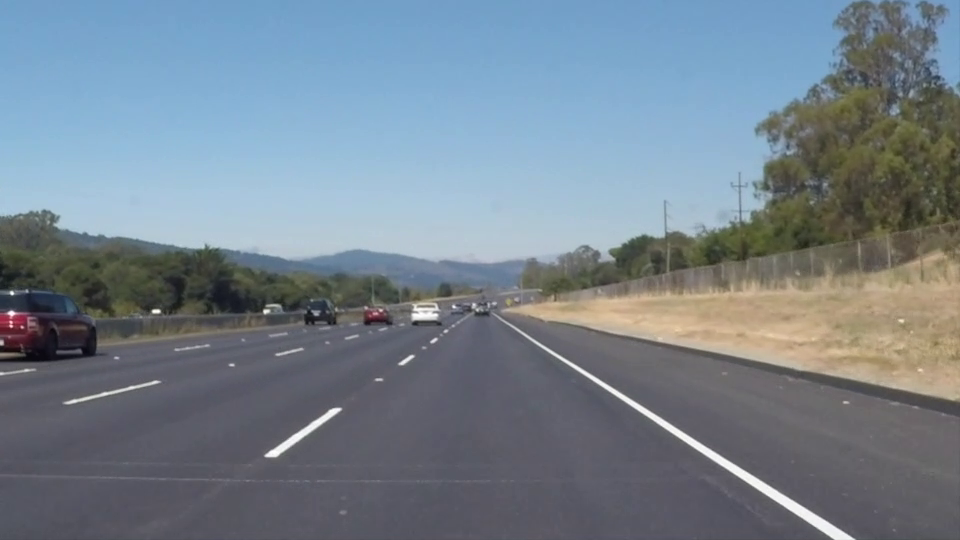
#> input picture frame 22 of OpenCv ie Görüntü İşleme 3/3.Bölüm/car8.mp4, 960 x 540 px
$ python 'Şerit_Tespiti2.py'
#> lines starting #> are read from the running program, lines starting #| are printed output that depends on the picture; after the words box and inside, x2 and y2 are one past the last pixel; in counts of white or black regions, pixels touching at a corner belong together
# -*- coding: utf-8 -*-
"""
@author: Asli Toplu
"""
import cv2
import numpy as np

cam = cv2.VideoCapture("car8.mp4")
x, y = int(cam.get(3)),int(cam.get(4))
sapma = 0
k = []
k2 = []

def crop_ver(image, sapma=sapma):
    """
    Parameters
    ----------
    image : TYPE
        DESCRIPTION.
    sapma : TYPE, optional
        DESCRIPTION. The default is sapma.

    Returns
    -------
    value : TYPE
        DESCRIPTION.

    """
    x,y = image.shape[:2]
    value= np.array([
        [(sapma,x-sapma),(int((y*3.5)/8),int(x*0.6)),
         (int((y*4.5)/8),int(x*0.6)),(y,x-sapma)]],np.int32)
    return value

def new_crop(line_l, line_r):
    try:
        lx1, ly1, lx2, ly2 = line_l
        rx1, ry1, rx2, ry2 = line_r
        value= np.array([
            [(lx1,ly1),(lx2,ly2),
             (rx1, ry1),(rx2,ry2)]],np.int32)
    except:
        value= np.array([
            [(0,0),(0,0),
             (0, 0),(0,0)]],np.int32)
        return value
    return value

def crop_al(image, value):
    x,y = image.shape[:2]
    mask = np.zeros(shape = (x, y), dtype=np.uint8)
    mask = cv2.fillPoly(mask, value, 255)
    masked = cv2.bitwise_and(image, image, mask=mask)
    return masked

def edge_filtre(image):
    image = cv2.erode(image, np.ones((1,9), np.uint8))
    image = cv2.dilate(image, np.ones((3,9), np.uint8))
    image = cv2.medianBlur(image, 9)
    image = cv2.Canny(image,0,200)
    return image

def draw_polylines(img, matris):
    dst = np.array([[matris[0][1,0],matris[0][1,1]],
                    [matris[0][0,0],matris[0][0,1]],
                    [matris[0][3,0],matris[0][3,1]],
                    [matris[0][2,0],matris[0][2,1]]],np.int32)
    cv2.polylines(img, [dst], True, (0,200,200), 2)
    return img

def hough(image, threshold=20):
    left_av = []
    right_av = []
    lines = cv2.HoughLines(image, 1, np.pi/180,
                           threshold)
    if not isinstance(lines, type(None)):
        for line in lines:
            for rho, theta in line:
                # print(theta)
                a = np.cos(theta)
                b = np.sin(theta)
                x0 = a*rho
                y0 = b*rho

                x1 = int(x0 + 10000*(-b))
                y1 = int(y0 + 10000*(a))
                x2 = int(x0 - 10000*(-b))
                y2 = int(y0 - 10000*(a))

                try:
                    slope = (y2-y1)/(x2-x1)
                    # 0'a bölme hatası verebilir
                except:
                    slope = 0.00001
                if slope > 0.54:
                    right_av.append((x1,y1,x2,y2))
                elif slope < -0.54:
                    left_av.append((x1,y1,x2,y2))

        right_avg = np.average(right_av, axis=0)
        left_avg = np.average(left_av, axis=0)

        if not isinstance(right_avg, type(np.nan)):
            if not isinstance(left_avg, type(np.nan)):
                return right_avg, left_avg
            else:
                return right_avg, None
        else:
            if not isinstance(left_avg, type(np.nan)):
                return None, left_avg
            else:
                return None,None
    else:
        return None, None

def draw_line(image, lines, r=10, color=(0,255,0)):
    img = image.copy()
    x,y = image.shape[:2]
    crop_img = image[0:int(x*0.6),:]
    lines = np.int0(np.around(lines))
    if lines is not None:
        x1, y1, x2, y2 = lines
        cv2.line(img, (x1,y1), (x2,y2), color, r)
    img[0:int(x*0.6),:] = crop_img
    return img

def pers(img, matris, resize_x=300, resize_y=200):
    x, y = img.shape[:2]
    src = np.float32([
        [matris[0][1,0],matris[0][1,1]],
        [matris[0][2,0],matris[0][2,1]],
        [matris[0][0,0],matris[0][0,1]],
        [matris[0][3,0],matris[0][3,1]]])
    dst = np.float32([
        [0,0],
        [y-1,0],
        [0,x-1],
        [y-1,x-1]])
    M = cv2.getPerspectiveTransform(src,dst)
    img_output = cv2.warpPerspective(img, M, (y,x))
    img_output = cv2.resize(img_output, (resize_x, resize_y))
    return img_output


while cam.isOpened():
    ret, img_org = cam.read()
#> img_org is the input picture: shape (540, 960, 3); mean B, G, R 141.9, 130.7, 117.7
    if not ret:
        break

    img = img_org.copy()

    value = crop_ver(img)
#> value = [[0, 540], [420, 324], [540, 324], [960, 540]]

    img = crop_al(img, value)
#> in crop_al, `mask = cv2.fillPoly(mask, value, 255)`:
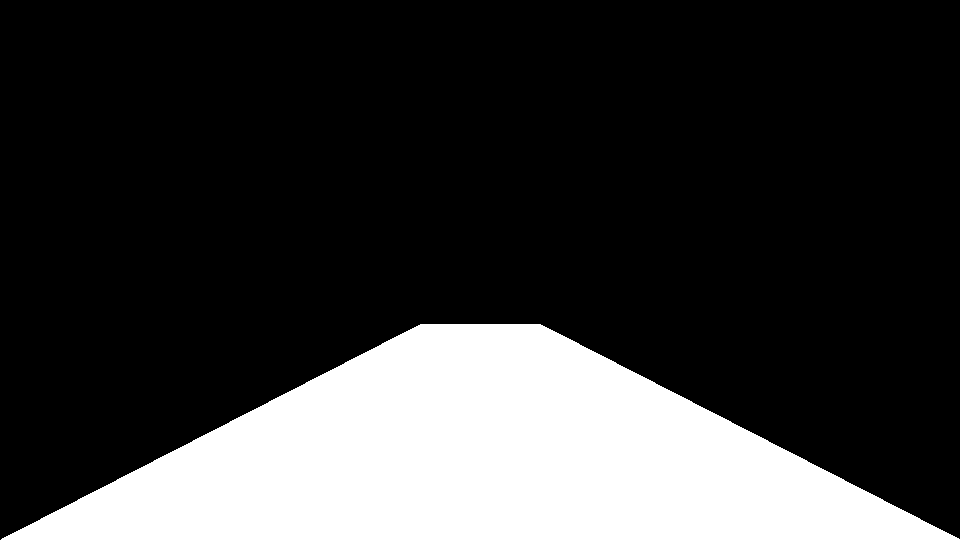
#> mask: shape (540, 960); 22.5% white; 1 white region, box (x1, y1, x2, y2) and area: (1, 324, 960, 540) 116844

    img_gray = cv2.cvtColor(img,cv2.COLOR_BGR2GRAY)
    img_hsv = cv2.cvtColor(img,cv2.COLOR_BGR2HSV)
#> img_hsv: shape (540, 960, 3); mean H, S, V 27, 5.9, 23.8

    # lower = np.array([0,0,200])
    # upper = np.array([255,45,255])

    lower = np.array([0,0,200])
    upper = np.array([255,255,255])

    # lower = np.array([0,0,220])
    # upper = np.array([255,255,255])

    mask = cv2.inRange(img_hsv,lower,upper)
#> mask: shape (540, 960); 0.57% white; 8 white regions (5 under 20 px), largest, box (x1, y1, x2, y2) and area: (517, 329, 855, 540) 2371, (265, 408, 341, 457) 535, (399, 355, 414, 365) 44
    # res = cv2.bitwise_and(img,img,mask=mask)

    edges = edge_filtre(mask)

# =============================================================================
    # Gorsellestirme amacli

    img_org[:200,600:900] = cv2.resize(img_org, (300,200))
    img_org[:200,300:600] = cv2.cvtColor(cv2.resize(edges, (300,200)),
                                         cv2.COLOR_GRAY2BGR)
    img_org[:200,:300] = pers(img_org, value)
#> in pers, `src = np.float32([ [matris[0][1,0],matris[0][1,1]], [matris[0][2,0],ma..`: src = [[420, 324], [540, 324], [0, 540], [960, 540]]
#> in pers, `M = cv2.getPerspectiveTransform(src,dst)`: M = [[-0.841, -1.64, 883.3], [-1.18e-16, -2.1, 680.8], [0, -0.00341, 1]]
#> in pers, `img_output = cv2.resize(img_output, (resize_x, resize_y))`:
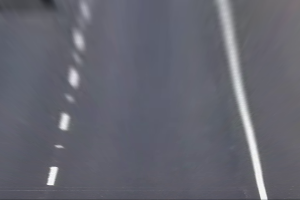
#> img_output: shape (200, 300, 3); mean B, G, R 111.9, 101.4, 100.5
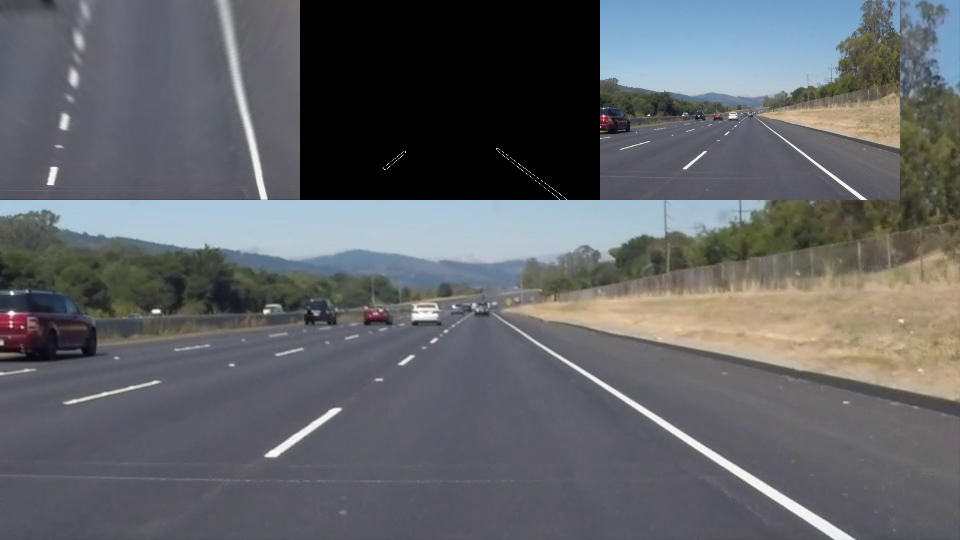
#> img_org: shape (540, 960, 3); mean B, G, R 103.4, 99.4, 97.4
# =============================================================================

    right_lines, left_lines = hough(edges)
#> in hough, `lines = cv2.HoughLines(image, 1, np.pi/180, threshold)`: lines = 56 rows, first 8: [4, 2.13], [-2, 2.15], [-17, 2.16], [20, 2.11], [-10, 2.15], [524, 0.977], [532, 0.96], [37, 2.09]
#> the loop in hough, `for line in lines:` made 56 passes
#> after the loop in hough, `for line in lines:`: left_av = [(-7997, 6026, 8583, -5157), (-7886, 6171, 8496, -5299), (-7553, 6575, 8207, -5738), (-7558, 6567, 8201, -5745), (-8199, 5748, 8761, -4849)]; right_av = 37 items, first 6: (-8482, -5295, 8478, 5302), (-8385, -5448, 8387, 5444), (-8280, -5606, 8299, 5577), (-8581, -5133, 8561, 5167), (-8381, -5454, 8392, 5438), (-8678, -4967, 8641, 5032)
#> in hough, `right_avg = np.average(right_av, axis=0)`: right_avg = [-8259.6, -5602.4, 8288.1, 5570.2]
#> in hough, `left_avg = np.average(left_av, axis=0)`: left_avg = [-7838.6, 6217.4, 8449.6, -5357.6]
#> right_lines = [-8259.6, -5602.4, 8288.1, 5570.2]; left_lines = [-7838.6, 6217.4, 8449.6, -5357.6]

    img_org2 = img_org.copy()
    crop_img1 = img_org2[0:int(x*0.6),:]
    crop_img2 = img_org2[x-sapma:x,:]
#> crop_img2 = empty array

    value_new = new_crop(left_lines, right_lines)
#> in new_crop, `lx1, ly1, lx2, ly2 = line_l`: lx1 = -7838.6; ly1 = 6217.4; lx2 = 8449.6; ly2 = -5357.6
#> in new_crop, `rx1, ry1, rx2, ry2 = line_r`: rx1 = -8259.6; ry1 = -5602.4; rx2 = 8288.1; ry2 = 5570.2
#> in new_crop, `value= np.array([ [(lx1,ly1),(lx2,ly2), (rx1, ry1),(rx2,ry2)]],np.int32)`: value = [[-7838, 6217], [8449, -5357], [-8259, -5602], [8288, 5570]]
#> value_new has the same summary as value in new_crop
    zeros = np.zeros_like(img)
    zeros = cv2.fillPoly(zeros, [value_new], (50,50,0))
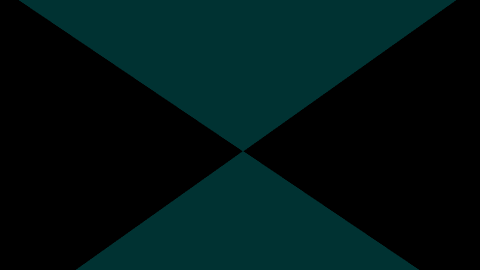
#> zeros: shape (540, 960, 3) (shown at 1/2 size); mean of channels 0, 1, 2 20.7, 20.7, 0; drawn as B, G, R
    img_org = cv2.addWeighted(img_org,1,zeros,1,0)
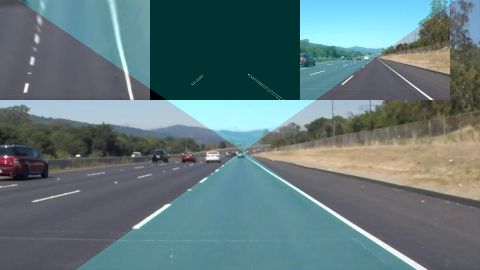
#> img_org: shape (540, 960, 3) (shown at 1/2 size); mean B, G, R 123.5, 120, 97.4
    img_org[0:int(x*0.6),:] = crop_img1
    img_org[x-sapma:x,:] = crop_img2

    zeros = np.zeros_like(img)

    # sonuc cizgilerinin ortalama alma islemleri
    # sadece 10 degerin ortalaması alınır
    # yeni gelen olursa önceki dizide en eski eleman silinir
# =============================================================================
    # sol cizgi ortalama
    try:
        if left_lines is not None:
            k.append(left_lines)
            if len(k) == 10:
                left_lines = sum(k)/len(k)
                del k[0]
            zeros = draw_line(zeros, left_lines)
#> in draw_line, `lines = np.int0(np.around(lines))`: lines = [-7839, 6217, 8450, -5358]
#> in draw_line, `x1, y1, x2, y2 = lines`: x1 = -7839; y1 = 6217; x2 = 8450; y2 = -5358
            img_org = cv2.addWeighted(img_org,1,zeros,1,0)
            img_org = draw_line(img_org, left_lines, 3, (0,255,0))
#> call 2 of draw_line, with lines = array of shape (4,), r = 3, color = (0, 255, 0)
#> in draw_line (call 2), `crop_img = image[0:int(x*0.6),:]`:
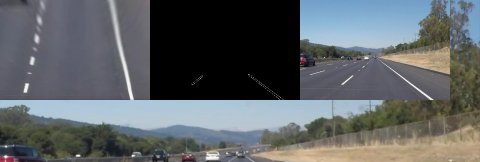
#> crop_img: shape (324, 960, 3) (shown at 1/2 size); mean B, G, R 101.6, 99, 94.2
        else:
            left_lines = sum(k)/len(k)
            del k[0]
            zeros = draw_line(zeros, left_lines)
            img_org = cv2.addWeighted(img_org,1,zeros,1,0)
            img_org = draw_line(img_org, left_lines, 3, (0,255,0))
    except:
        pass
# =============================================================================
    # sag cizgi ortalama
    try:
        if right_lines is not None:
            k2.append(right_lines)
            if len(k2) == 10:
                right_lines = sum(k2)/len(k2)
                del k2[0]
            zeros = draw_line(zeros, right_lines)
            img_org = cv2.addWeighted(img_org,1,zeros,1,0)
            img_org = draw_line(img_org, right_lines, 3, (0,255,0))
        else:
            right_lines = sum(k2)/len(k2)
            del k2[0]
            zeros = draw_line(zeros, right_lines)
            img_org = cv2.addWeighted(img_org,1,zeros,1,0)
            img_org = draw_line(img_org, right_lines, 3, (0,255,0))
    except:
        pass
# =============================================================================

    img_org = draw_polylines(img_org, value)
#> in draw_polylines, `dst = np.array([[matris[0][1,0],matris[0][1,1]], [matris[0][0,0],matri..`: dst = [[420, 324], [0, 540], [960, 540], [540, 324]]
#> in draw_polylines, `cv2.polylines(img, [dst], True, (0,200,200), 2)`:
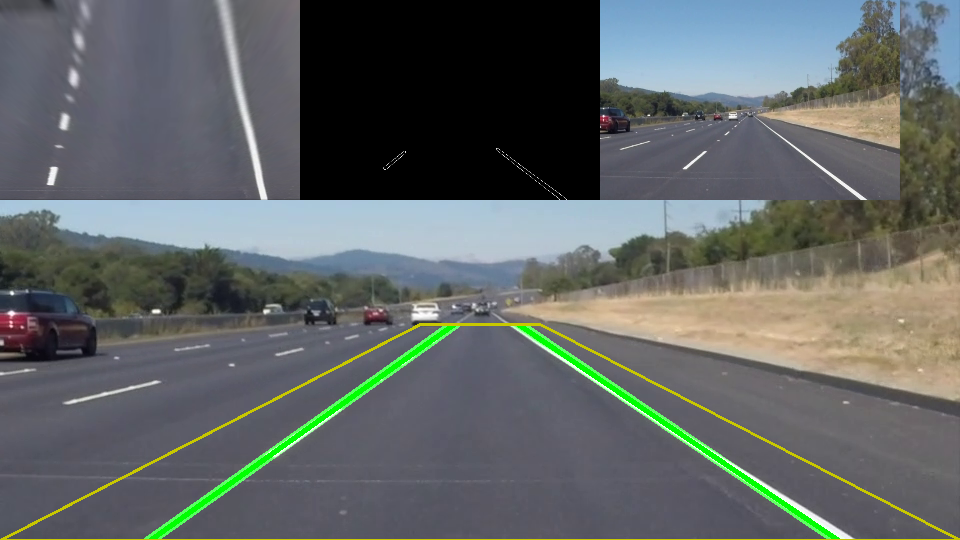
#> img: shape (540, 960, 3); mean B, G, R 101.3, 101.8, 97
    cv2.imshow("img_org",img_org)

    if cv2.waitKey(33) == ord("q"):
#> (key q is pressed here)
        break

cam.release()
cv2.destroyAllWindows()

$ run again, starting later in the video
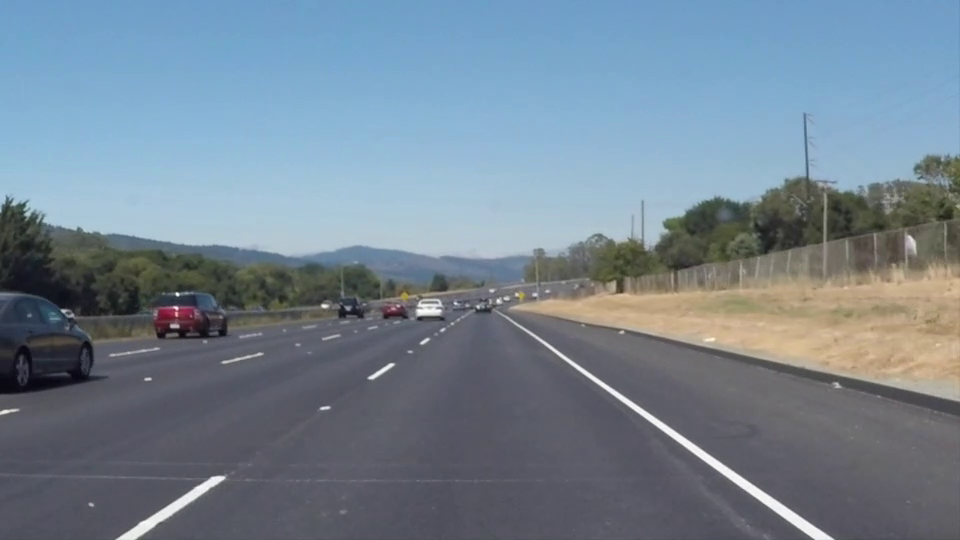
#> input picture frame 99 of OpenCv ie Görüntü İşleme 3/3.Bölüm/car8.mp4, 960 x 540 px
#> img_org is the input picture: shape (540, 960, 3); mean B, G, R 146, 132.3, 116.7
#> `value = crop_ver(img)`: value = [[0, 540], [420, 324], [540, 324], [960, 540]]
#> img_hsv: shape (540, 960, 3); mean H, S, V 26.8, 6.3, 23.7
#> `mask = cv2.inRange(img_hsv,lower,upper)`:
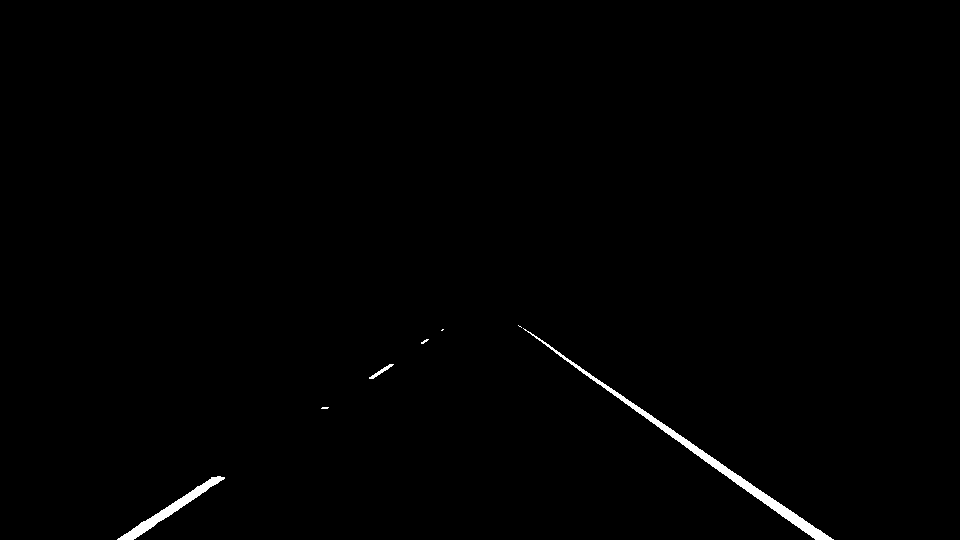
#> mask: shape (540, 960); 0.65% white; 7 white regions (4 under 20 px), largest, box (x1, y1, x2, y2) and area: (523, 328, 834, 540) 2264, (117, 476, 225, 540) 1001, (369, 364, 394, 379) 88
#> src = [[420, 324], [540, 324], [0, 540], [960, 540]]
#> M = [[-0.841, -1.64, 883.3], [-1.18e-16, -2.1, 680.8], [0, -0.00341, 1]]
#> in hough, `lines = cv2.HoughLines(image, 1, np.pi/180, threshold)`: lines = 86 rows, first 8: [-20, 2.16], [-41, 2.2], [-35, 2.18], [-26, 2.18], [517, 1.01], [514, 0.995], [-4, 2.15], [-55, 2.22]
#> the loop in hough, `for line in lines:` made 86 passes
#> after the loop in hough, `for line in lines:`: left_av = 21 items, first 6: (-8206, 5737, 8754, -4860), (-8106, 5877, 8666, -5015), (-7893, 6161, 8489, -5309), (-7998, 6024, 8582, -5159), (-8100, 5886, 8672, -5006), (-8004, 6016, 8576, -5167); right_av = 58 items, first 6: (-8279, -5608, 8301, 5575), (-8066, -5911, 8114, 5844), (-8171, -5764, 8211, 5707), (-8176, -5757, 8206, 5714), (-8384, -5449, 8388, 5443), (-7953, -6062, 8019, 5974)
#> right_avg = [-8055.1, -5863, 8112.5, 5801.3]
#> left_avg = [-8002.8, 5999.7, 8577.5, -5143.5]
#> right_lines = [-8055.1, -5863, 8112.5, 5801.3]; left_lines = [-8002.8, 5999.7, 8577.5, -5143.5]
#> crop_img2 = empty array
#> lx1 = -8002.8; ly1 = 5999.7; lx2 = 8577.5; ly2 = -5143.5
#> rx1 = -8055.1; ry1 = -5863; rx2 = 8112.5; ry2 = 5801.3
#> in new_crop, `value= np.array([ [(lx1,ly1),(lx2,ly2), (rx1, ry1),(rx2,ry2)]],np.int32)`: value = [[-8002, 5999], [8577, -5143], [-8055, -5863], [8112, 5801]]
#> value_new has the same summary as value in new_crop
#> crop_img: shape (324, 960, 3); every value is 0
#> in draw_line, `lines = np.int0(np.around(lines))`: lines = [-8003, 6000, 8577, -5143]
#> x1 = -8003; y1 = 6000; x2 = 8577; y2 = -5143
#> in draw_polylines, `dst = np.array([[matris[0][1,0],matris[0][1,1]], [matris[0][0,0],matri..`: dst = [[420, 324], [0, 540], [960, 540], [540, 324]]
#> in draw_polylines, `cv2.polylines(img, [dst], True, (0,200,200), 2)`:
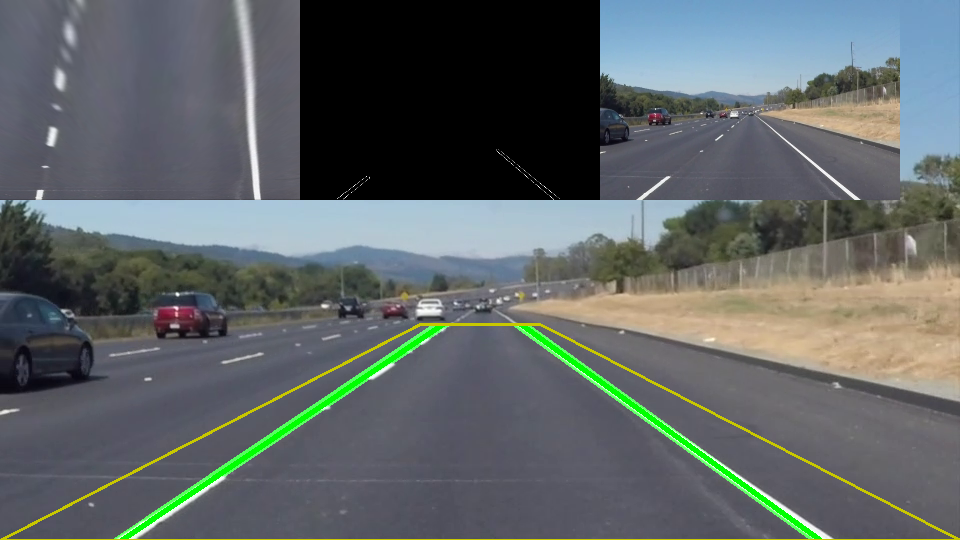
#> img: shape (540, 960, 3); mean B, G, R 102.1, 101.2, 95
